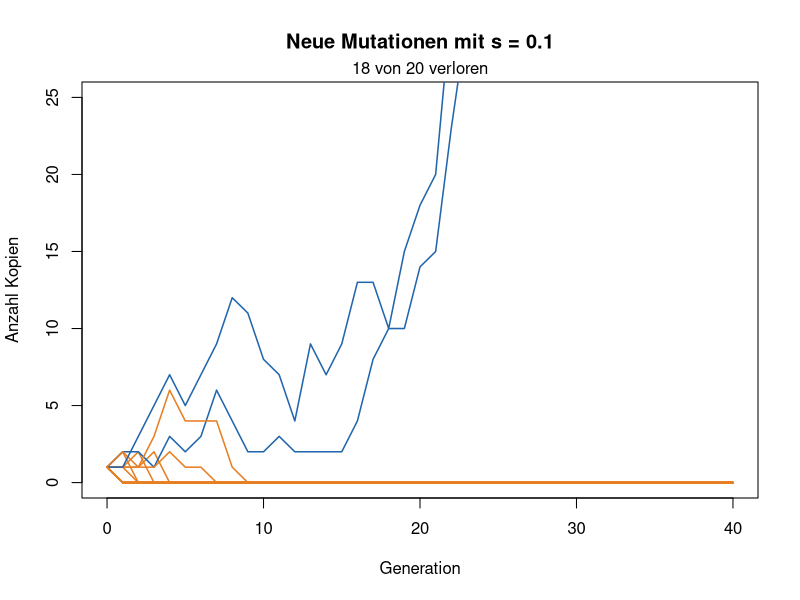
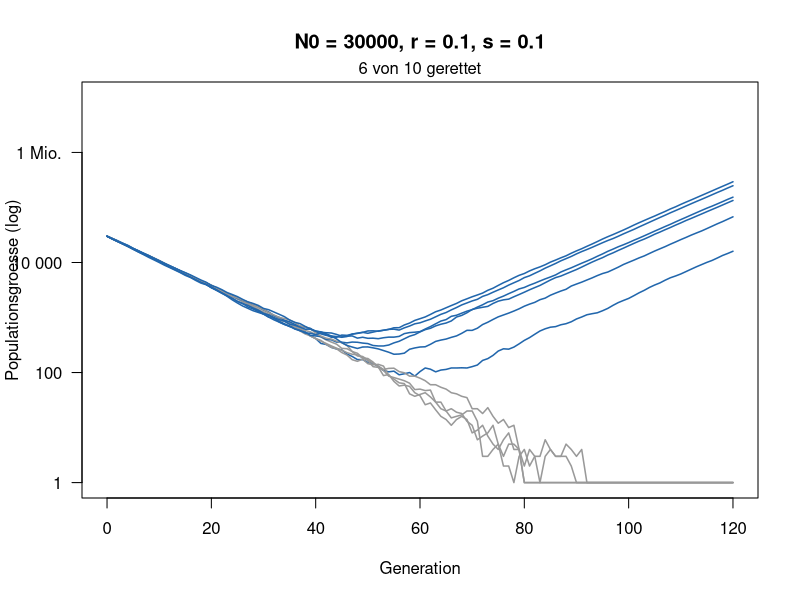
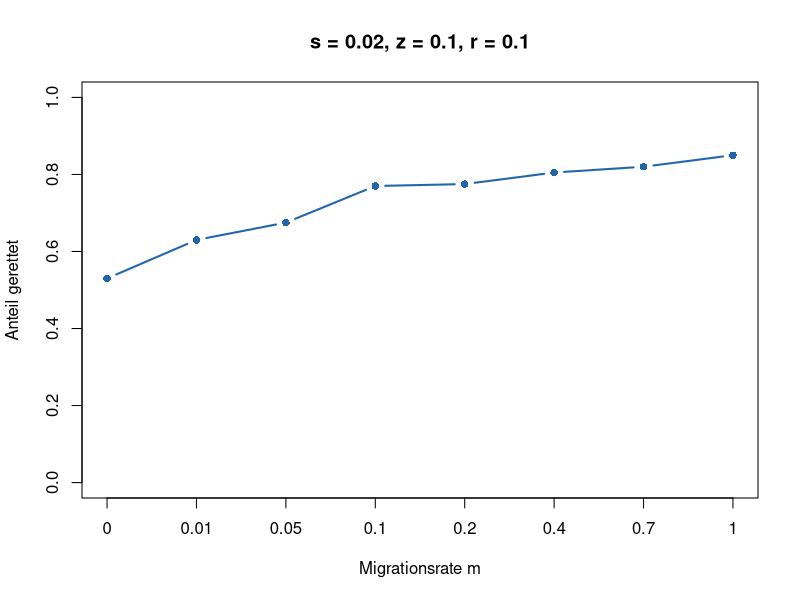
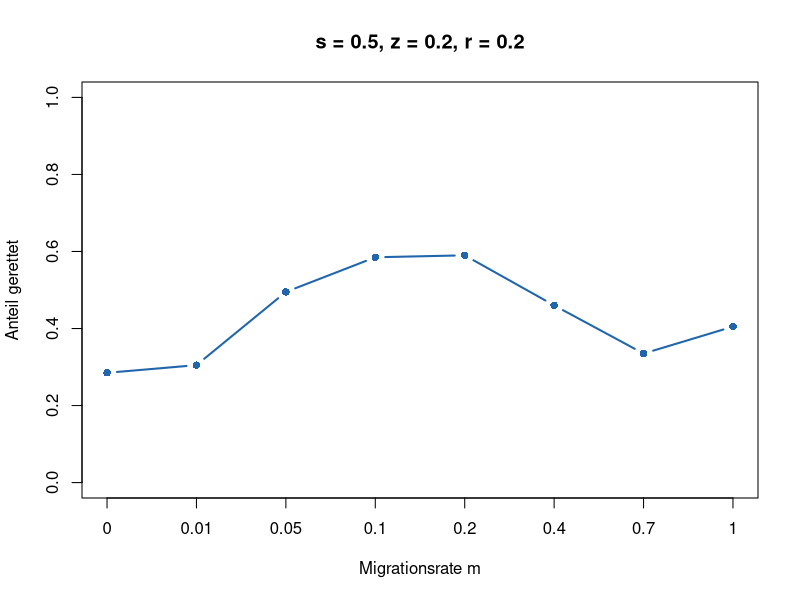

R code for these plots, in order:
## ---- chunk 1
knitr::opts_chunk$set(echo = TRUE, warning = FALSE, message = FALSE,
                      fig.height = 4.6, fig.width = 7.5)
## ---- chunk 2
# Hilfsfunktionen (nicht verändern)
# Eine Mutation über die Zeit: jede Kopie hat im Mittel 1 + s Nachkommen
linie <- function(s, generationen = 40) {
  n <- numeric(generationen + 1)
  n[1] <- 1
  for (t in seq_len(generationen)) n[t + 1] <- rpois(1, n[t] * (1 + s))
  n
}

zeige_linien <- function(s, anzahl = 20) {
  plot(NA, xlim = c(0, 40), ylim = c(0, 25), xlab = "Generation",
       ylab = "Anzahl Kopien", main = paste("Neue Mutationen mit s =", s))
  verloren <- 0
  for (i in seq_len(anzahl)) {
    n <- linie(s)
    weg <- n[41] == 0
    verloren <- verloren + weg
    lines(0:40, n, col = if (weg) "#e67e22" else "#2166ac", lwd = 1.5)
  }
  mtext(paste(verloren, "von", anzahl, "verloren"), side = 3, line = 0.2)
}

# 1 = etabliert (100 Kopien erreicht), 0 = verloren
schicksal <- function(s, grenze = 100) {
  n <- 1
  while (n > 0 && n < grenze) n <- rpois(1, n * (1 + s))
  as.numeric(n >= grenze)
}

schaetze_etablierung <- function(s, wiederholungen = 2000) {
  mean(replicate(wiederholungen, schicksal(s)))
}

# Eine schrumpfende Population: Wildtyp (1 - r), Mutanten (1 + s)
rettung_lauf <- function(N0, r, s, U = 1e-5, generationen = 120) {
  wt <- N0; mut <- 0
  N <- numeric(generationen + 1); N[1] <- N0
  for (t in seq_len(generationen)) {
    neu <- rbinom(1, wt, U)
    wt <- rpois(1, wt * (1 - r))
    mut <- min(rpois(1, mut * (1 + s)) + neu, 1e7)
    N[t + 1] <- wt + mut
  }
  N
}

zeige_rettung <- function(N0, r, s, anzahl = 10) {
  plot(NA, xlim = c(0, 120), ylim = c(1, 1e7), log = "y", xlab = "Generation",
       ylab = "Populationsgroesse (log)", yaxt = "n",
       main = paste0("N0 = ", N0, ", r = ", r, ", s = ", s))
  axis(2, at = 10^c(0, 2, 4, 6), labels = c("1", "100", "10 000", "1 Mio."), las = 1)
  gerettet <- 0
  for (i in seq_len(anzahl)) {
    N <- rettung_lauf(N0, r, s)
    ok <- N[121] > 0
    gerettet <- gerettet + ok
    lines(0:120, pmax(N, 1), col = if (ok) "#2166ac" else "grey60", lwd = 1.5)
  }
  mtext(paste(gerettet, "von", anzahl, "gerettet"), side = 3, line = 0.2)
}

# 1 = gerettet (1000 Mutanten), 0 = ausgestorben
rettung <- function(N0, r, s, U = 1e-5, grenze = 1000) {
  wt <- N0; mut <- 0
  repeat {
    neu <- rbinom(1, wt, U)
    wt <- rpois(1, wt * (1 - r))
    mut <- rpois(1, mut * (1 + s)) + neu
    if (mut >= grenze) return(1)
    if (wt + mut == 0) return(0)
  }
}

schaetze_rettung <- function(N0, r, s, wiederholungen = 300) {
  mean(replicate(wiederholungen, rettung(N0, r, s)))
}

# Näherung (Orr & Unckless 2014)
formel <- function(N0, r, s, U = 1e-5) round(1 - exp(-2 * N0 * U * s / r), 2)
## ---- chunk 3
#| fig-height: 4.4
#| fig-width: 7.5
zeige_linien(s = 0.1)   # hier s ändern
## ---- chunk 4
schaetze_etablierung(s = 0.1)   # hier s ändern
2 * 0.1                         # Faustregel
## ---- chunk 5
#| fig-height: 4.6
#| fig-width: 7.5
zeige_rettung(N0 = 30000, r = 0.1, s = 0.1)   # hier N0 oder r ändern
## ---- chunk 6
schaetze_rettung(N0 = 30000, r = 0.1, s = 0.1)   # hier ändern
formel(N0 = 30000, r = 0.1, s = 0.1)             # gleich ändern
## ---- chunk 7
p_vorher <- 0.185   # Anteil stosszahnloser Weibchen vor dem Krieg
w <- 1              # wie viel eher überleben stosszahnlose Weibchen? bitte ändern

p_nachher <- w * p_vorher / (w * p_vorher + (1 - p_vorher))
p_nachher           # beobachtet nach dem Krieg: 0.509
## ---- chunk 8
zwei_orte <- function(m, s, z, r, K = 5000, theta = 100, U = 2e-5, grenze = 500) {
  wt  <- c(K, K)   # Wildtyp in Ort 1 und Ort 2
  mut <- c(0, 0)   # Mutanten in Ort 1 und Ort 2
  for (t in 1:1000) {
    schlecht <- c(TRUE, t > theta)
    wt  <- rpois(2, wt * ifelse(schlecht, 1 - r, 1))
    if (!schlecht[2]) wt[2] <- K                  # Zuflucht bleibt voll
    neu <- rbinom(2, wt, U)                       # neue Mutanten
    mut <- rpois(2, mut * ifelse(schlecht, 1 + z, 1 - s)) + neu
    weg_wt  <- rbinom(2, wt,  m / 2)              # Migration
    weg_mut <- rbinom(2, mut, m / 2)
    wt  <- wt  - weg_wt  + rev(weg_wt)
    mut <- mut - weg_mut + rev(weg_mut)
    if (sum(mut) >= grenze) return(1)             # gerettet
    if (sum(wt) + sum(mut) == 0) return(0)        # ausgestorben
  }
  0
}
## ---- chunk 9
zeige_migration <- function(s, z, r, wiederholungen = 200) {
  m_werte <- c(0, 0.01, 0.05, 0.1, 0.2, 0.4, 0.7, 1)
  p <- sapply(m_werte, function(m) mean(replicate(wiederholungen, zwei_orte(m, s, z, r))))
  plot(seq_along(m_werte), p, type = "b", pch = 16, lwd = 2, col = "#2166ac",
       ylim = c(0, 1), xaxt = "n", xlab = "Migrationsrate m", ylab = "Anteil gerettet",
       main = paste0("s = ", s, ", z = ", z, ", r = ", r))
  axis(1, at = seq_along(m_werte), labels = m_werte)
  invisible(data.frame(m = m_werte, gerettet = p))
}
## ---- chunk 10
set.seed(1)
zeige_migration(s = 0.02, z = 0.1, r = 0.1)   # billige Mutante
## ---- chunk 11
set.seed(1)
zeige_migration(s = 0.5, z = 0.2, r = 0.2)    # teure Mutante: bitte s ändern
